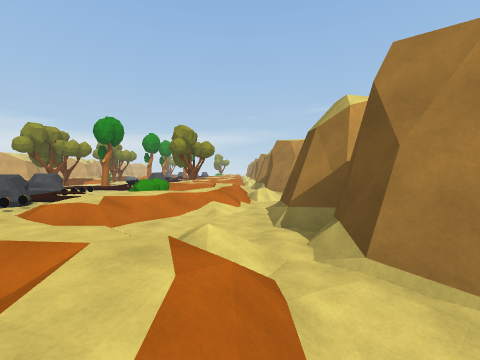
[1] (above)

24 first-person views from a walk through a 3-D level made in the Unity game engine. The camera is 1.3 m above the floor, tilts 2° down and sees 90° across. The floor is counted in squares, 2 m on a side. Each view is taken from the middle of a square. On the plan, view 1 faces up. The plan holds only what a view shows up to about 9 squares ahead; the rest is blank. The place goes on beyond the plan. The player is left out.

[2]
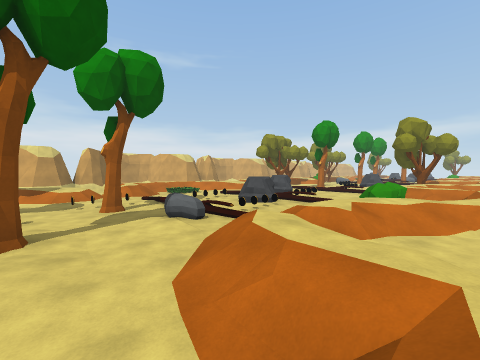

[3]
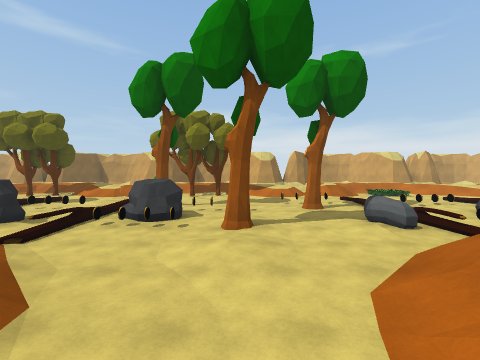

[4]
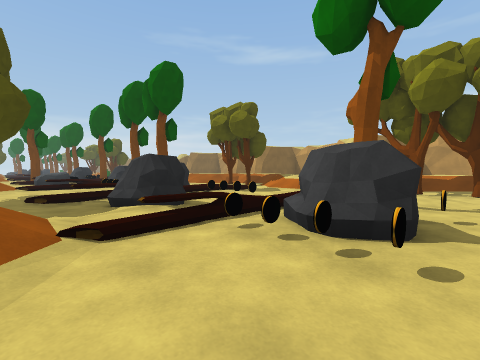

[5]
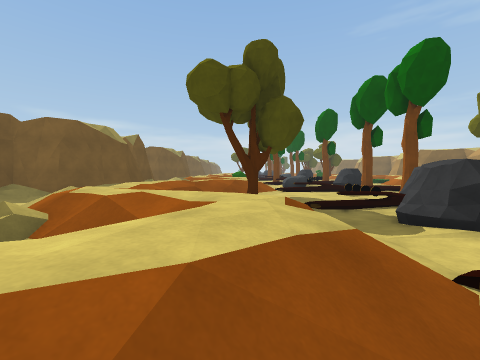

[6]
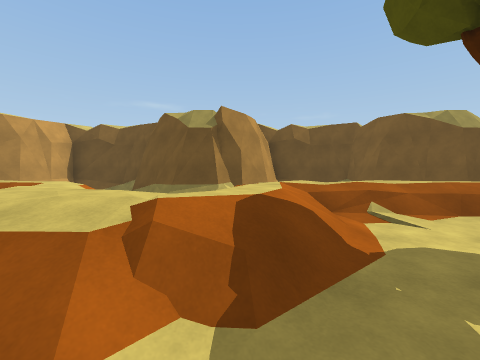

[7]
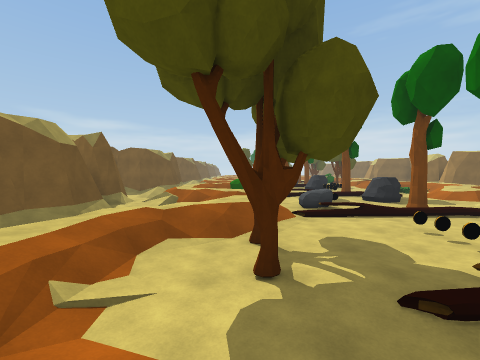

[8]
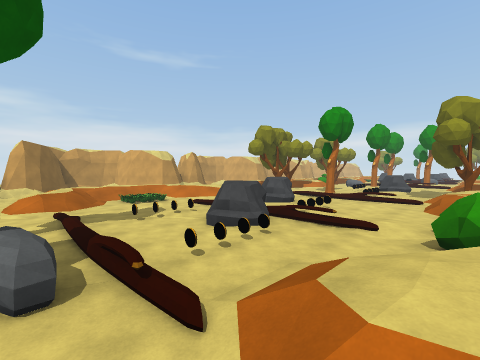

[9]
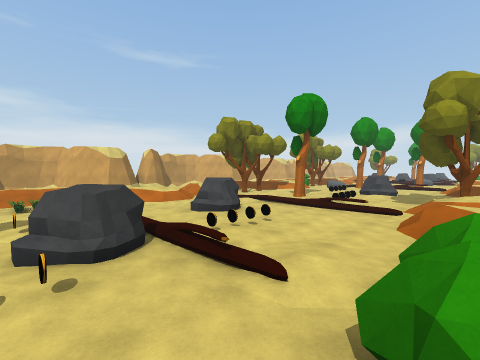

[10]
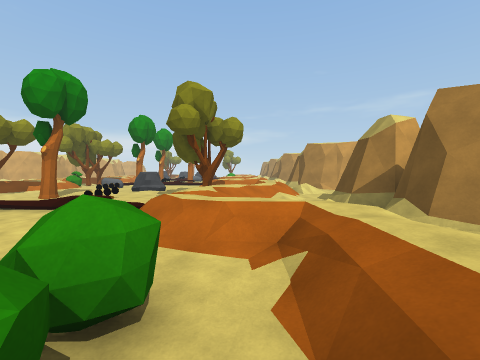

[11]
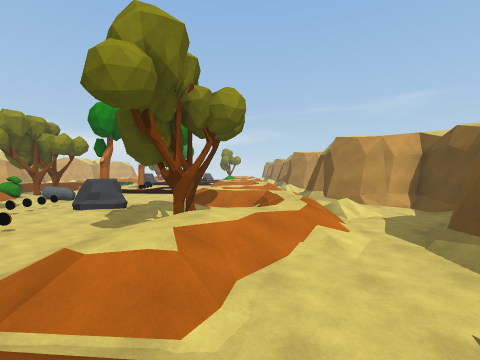

[12]
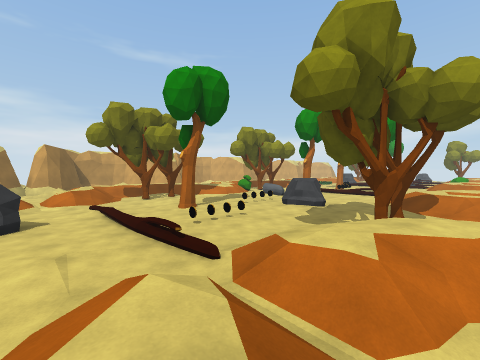

[13]
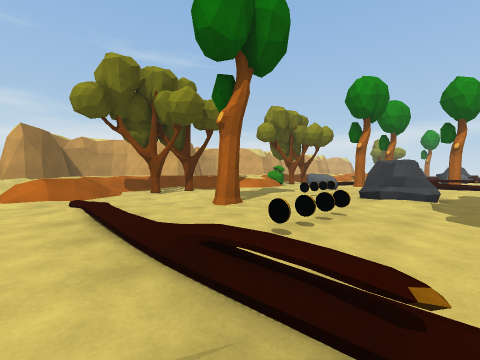

[14]
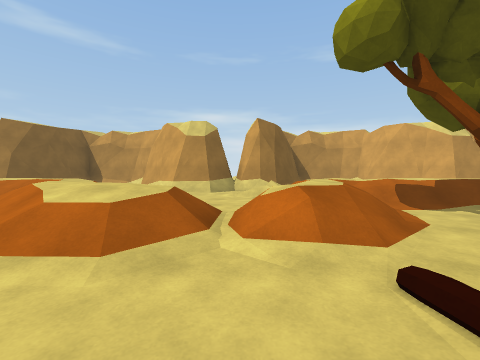

[15]
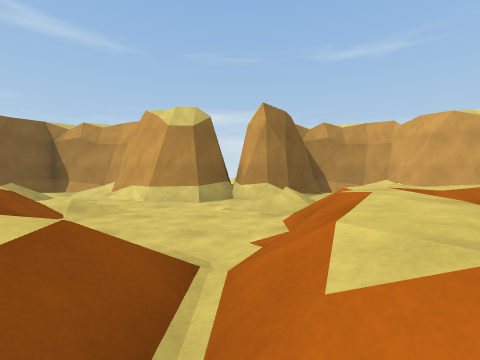

[16]
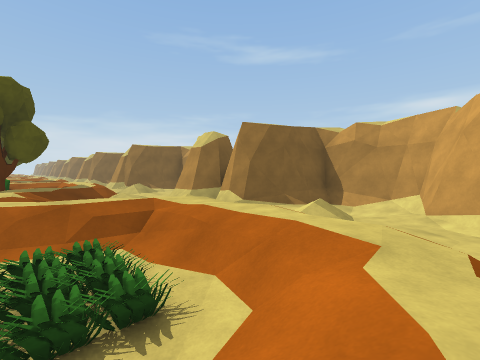

[17]
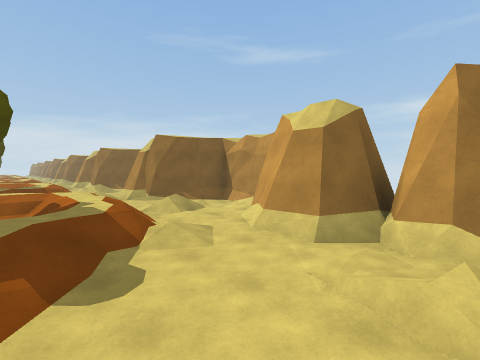

[18]
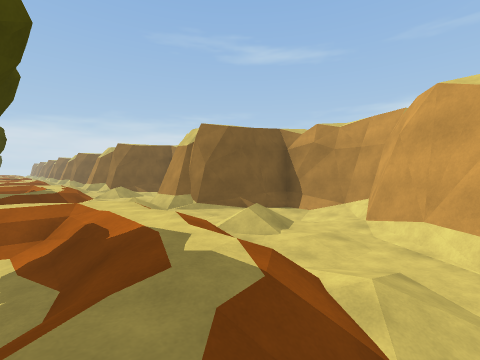

[19]
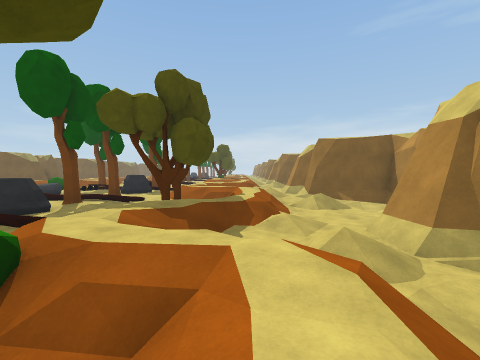

[20]
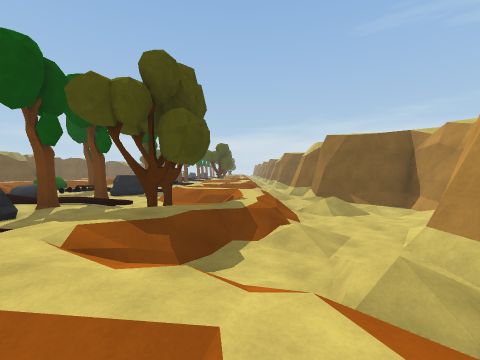

[21]
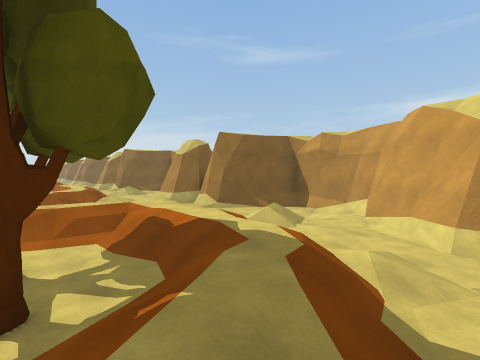

[22]
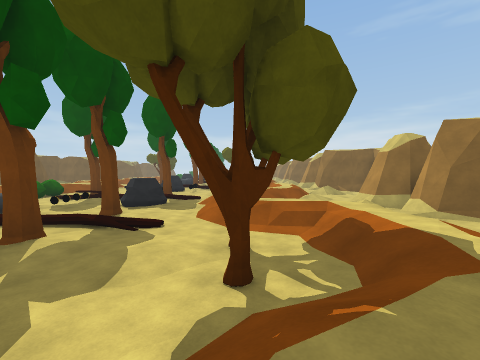

[23]
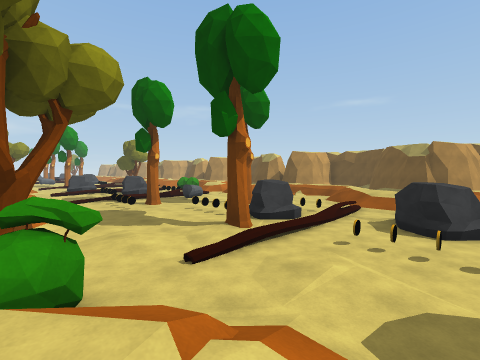

[24]
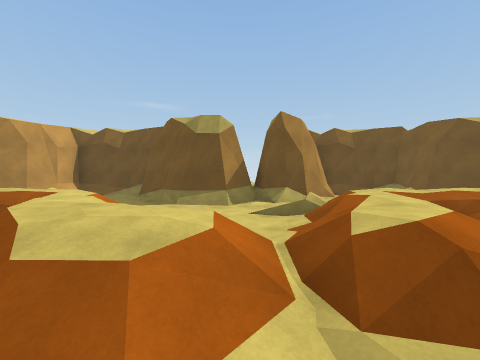

### Floor plan
Key: @ floor where view 1 was taken; # wall or solid block; x gap in a wall; . main floor; : floor 0.25 m higher than the main floor; - floor 0.25 m lower than the main floor; + floor 0.5 m higher than the main floor; * floor 1 m higher than the main floor; / step, stairs or slope; = window, fence, low wall or low ledge; B bush; R rock; T tree; C coin; O other object.
Columns run from 20 left of view 1 to 4 right of it. Each row starts with its distance up from view 1.
 20    #     /.R. ../**  ##
 19    #     /..O.R..//*/.###
 18  ###    /..:ORR... */ ..#
 17 ##/   */T...O....T *//./#
 16 #/    *..........T/*/:/
 15 ##.  /*.T..T..O../*/:/#
 14  ##. /*//.....O./*/..##
 13   ## //**/////==//...##
 12   ##:..///......//////#
 11    #.../*/.RR...//*///##
 10   ##.../*/.R..O..//*/./##
  9  ##/.//*/.....O..B/*//..#
  8 ##/.: */..///R=/.B.*/../#
  7 #/-///*B...O.R/..B/*/.:##
  6 ##.../*....O./O.//*/:/##
  5  ##/  *//..O..O./*/..##
  4   ##////*/////=///...##
  3   ##:...//.O..R./////##
  2    #.../*/.OT...//**/:##
  1   ##.://*/.O....../*/..##
  0  ##../*//...O.T.:./*@/ .#
 -1  #..:/*/T...O.C....*   /#
 -2  #-///*.T:...RO..//*  ###
 -3  #/../*....T..O.///  ##
 -4  ##/:/**B......=/*// ##
 -5   ##////*/..O.R./**//##
 -6    #.../*/..O.R..//*/.###
 -7  ###.+/*/./// /=../*//  #
 -8 ##/.:/*/T...R O..T.*/ ./#
 -9 #/////*.....R.O..T/*  /##
-10 ##.///*.T..T..O../*/ /##
-11  ##../*//.///:x=/*   ##
-12   ##///**/.T....//   ##
-13    #:    /....OR//////#
-14    #     /.RR.O. /*///

Positions as (right, up) in squares from view 1, and headings:
1: (0, 0), facing up
2: (-1, 0), facing up-left
3: (-1, 0), facing left
4: (-4, -1), facing down-left
5: (-3, -2), facing down
6: (-5, -5), facing right
7: (-3, -5), facing down
8: (-3, 3), facing up-left
9: (-3, 6), facing up-left
10: (-2, 7), facing up
11: (-2, 11), facing up
12: (-2, 11), facing up-left
13: (-5, 12), facing up-left
14: (-9, 12), facing left
15: (-11, 12), facing left
16: (-12, 9), facing down-left
17: (-13, 4), facing down-left
18: (-13, 1), facing down-left
19: (-14, -2), facing down
20: (-14, -3), facing down
21: (-12, -6), facing down-left
22: (-12, -6), facing down
23: (-12, -6), facing up-right
24: (-5, 4), facing right
